Frame 1 (no input): blank canvas, image omitted
Frame 60 (no input): blank canvas, image omitted
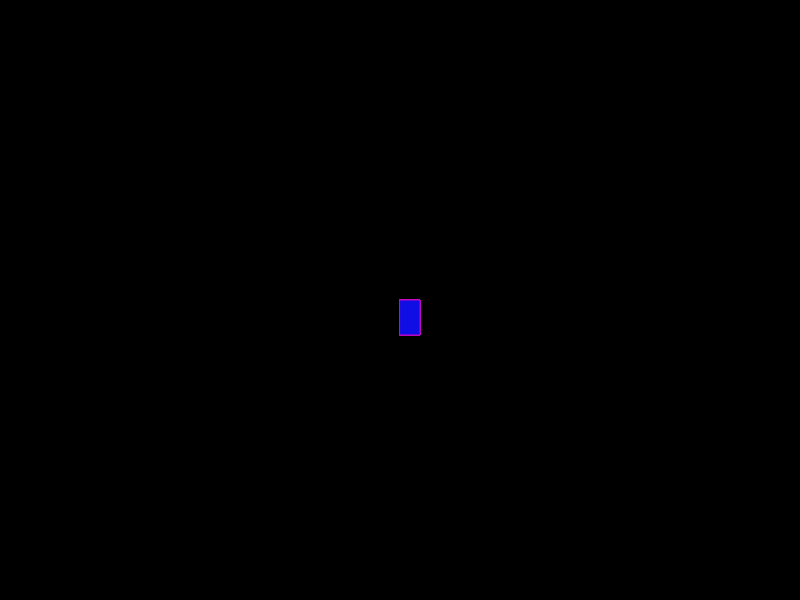
Frame 120 (the mouse pressed at the canvas centre since frame 60)

The p5.js sketch whose frames 1 and 60 were blank and that drew this single picture after the mouse press (run headless with seeded random() and noise() and a simulated clock; from frame 60 on, the mouse is pressed at the canvas centre):

// p5.js sketch
// ── sketch.js
function setup() {
  createCanvas(800, 600);
  background(0);
}

function draw() {
  stroke("rgb(194,7,194)");
  fill("rgb(14,14,229)");

 if (mouseIsPressed) {
   rect(mouseX,mouseY,20,35);}}

// ── mari.html
function setup() {
  createCanvas(800, 600);
  noStroke();
  rectMode(CENTER);
}

function draw() {
  background(0);
  fill(244, 122, 158);
  rect(mouseX, height / 2, mouseY / 2 + 10, mouseY / 2 + 10);
  fill(237, 34, 93);
  let inverseX = width - mouseX;
  let inverseY = height - mouseY;
  rect(inverseX, height / 2, inverseY / 2 + 10, inverseY / 2 + 10);
}
